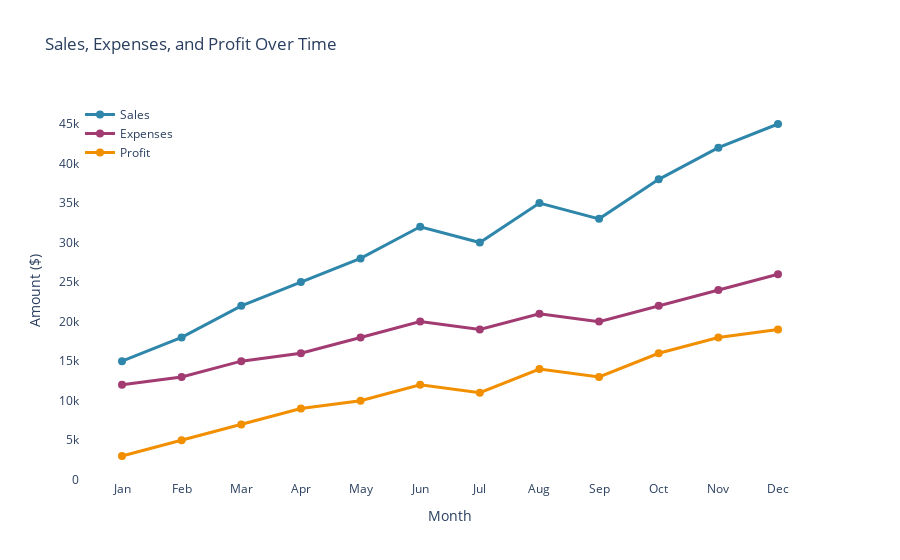

Notebook code for this chart:
### Markdown cell above
### 2. Multiple Lines on One Plot

Just like Matplotlib, we can plot multiple series. With Plotly, each line is automatically interactive!

### Code cell
fig = go.Figure()

# Add multiple traces (lines)
fig.add_trace(go.Scatter(x=df['Month'], y=df['Sales'], 
                         mode='lines+markers',
                         name='Sales',
                         line=dict(color='#2E86AB', width=3),
                         marker=dict(size=8)))

fig.add_trace(go.Scatter(x=df['Month'], y=df['Expenses'], 
                         mode='lines+markers',
                         name='Expenses',
                         line=dict(color='#A23B72', width=3),
                         marker=dict(size=8)))

fig.add_trace(go.Scatter(x=df['Month'], y=df['Profit'], 
                         mode='lines+markers',
                         name='Profit',
                         line=dict(color='#F18F01', width=3),
                         marker=dict(size=8)))

# Customize layout
fig.update_layout(
    title='Sales, Expenses, and Profit Over Time',
    xaxis_title='Month',
    yaxis_title='Amount ($)',
    hovermode='x unified',
    legend=dict(x=0, y=1, bgcolor='rgba(255,255,255,0.8)'),
    plot_bgcolor='white'
)

fig.show()

# Click on legend items to hide/show lines!

### Figure 1 — Plotly figure (JSON) as saved in the notebook; plotly's stock layout.template omitted (floating-point values rounded to 4 significant figures)
{"data": [{"line": {"color": "#2E86AB", "width": 3}, "marker": {"size": 8}, "mode": "lines+markers", "name": "Sales", "type": "scatter", "x": ["Jan", "Feb", "Mar", "Apr", "May", "Jun", "Jul", "Aug", "Sep", "Oct", "Nov", "Dec"], "y": [15000, 18000, 22000, 25000, 28000, 32000, 30000, 35000, 33000, 38000, 42000, 45000]}, {"line": {"color": "#A23B72", "width": 3}, "marker": {"size": 8}, "mode": "lines+markers", "name": "Expenses", "type": "scatter", "x": ["Jan", "Feb", "Mar", "Apr", "May", "Jun", "Jul", "Aug", "Sep", "Oct", "Nov", "Dec"], "y": [12000, 13000, 15000, 16000, 18000, 20000, 19000, 21000, 20000, 22000, 24000, 26000]}, {"line": {"color": "#F18F01", "width": 3}, "marker": {"size": 8}, "mode": "lines+markers", "name": "Profit", "type": "scatter", "x": ["Jan", "Feb", "Mar", "Apr", "May", "Jun", "Jul", "Aug", "Sep", "Oct", "Nov", "Dec"], "y": [3000, 5000, 7000, 9000, 10000, 12000, 11000, 14000, 13000, 16000, 18000, 19000]}], "layout": {"hovermode": "x unified", "legend": {"bgcolor": "rgba(255,255,255,0.8)", "x": 0, "y": 1}, "plot_bgcolor": "white", "title": {"text": "Sales, Expenses, and Profit Over Time"}, "xaxis": {"title": {"text": "Month"}}, "yaxis": {"title": {"text": "Amount ($)"}}}}
